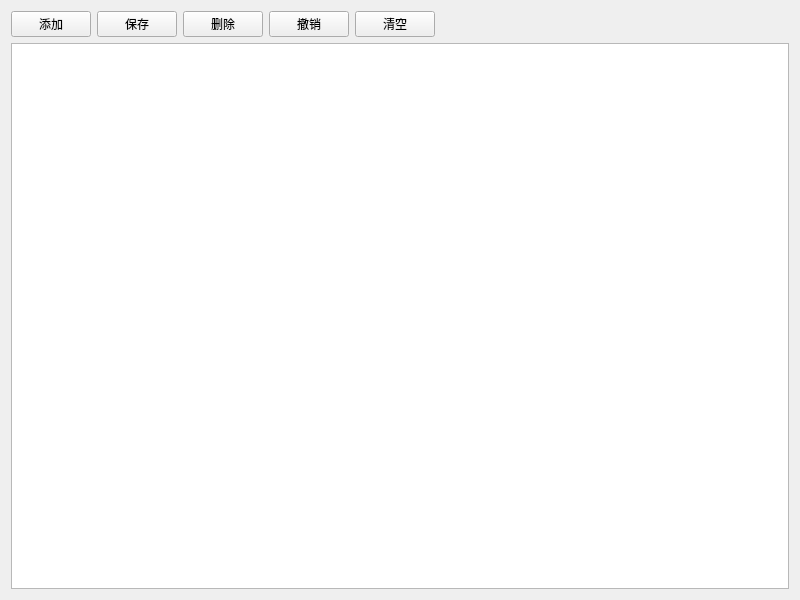
<?xml version="1.0" encoding="UTF-8"?>
<ui version="4.0">
 <class>DemarcationDelegate</class>
 <widget class="QWidget" name="DemarcationDelegate">
  <property name="geometry">
   <rect>
    <x>0</x>
    <y>0</y>
    <width>800</width>
    <height>600</height>
   </rect>
  </property>
  <property name="windowTitle">
   <string>Form</string>
  </property>
  <layout class="QVBoxLayout" name="verticalLayout">
   <item>
    <widget class="QWidget" name="widgetTop" native="true">
     <layout class="QHBoxLayout" name="horizontalLayout_4">
      <property name="leftMargin">
       <number>0</number>
      </property>
      <property name="topMargin">
       <number>0</number>
      </property>
      <property name="rightMargin">
       <number>0</number>
      </property>
      <property name="bottomMargin">
       <number>0</number>
      </property>
      <item>
       <widget class="QPushButton" name="btnAdd">
        <property name="minimumSize">
         <size>
          <width>80</width>
          <height>0</height>
         </size>
        </property>
        <property name="text">
         <string>添加</string>
        </property>
        <property name="icon">
         <iconset resource="../../other/main.qrc">
          <normaloff>:/imageTest/btn_add.png</normaloff>:/imageTest/btn_add.png</iconset>
        </property>
        <property name="iconSize">
         <size>
          <width>18</width>
          <height>18</height>
         </size>
        </property>
       </widget>
      </item>
      <item>
       <widget class="QPushButton" name="btnSave">
        <property name="minimumSize">
         <size>
          <width>80</width>
          <height>0</height>
         </size>
        </property>
        <property name="text">
         <string>保存</string>
        </property>
        <property name="icon">
         <iconset resource="../../other/main.qrc">
          <normaloff>:/imageTest/btn_ok.png</normaloff>:/imageTest/btn_ok.png</iconset>
        </property>
        <property name="iconSize">
         <size>
          <width>18</width>
          <height>18</height>
         </size>
        </property>
       </widget>
      </item>
      <item>
       <widget class="QPushButton" name="btnDelete">
        <property name="minimumSize">
         <size>
          <width>80</width>
          <height>0</height>
         </size>
        </property>
        <property name="text">
         <string>删除</string>
        </property>
        <property name="icon">
         <iconset resource="../../other/main.qrc">
          <normaloff>:/imageTest/btn_close.png</normaloff>:/imageTest/btn_close.png</iconset>
        </property>
        <property name="iconSize">
         <size>
          <width>18</width>
          <height>18</height>
         </size>
        </property>
       </widget>
      </item>
      <item>
       <widget class="QPushButton" name="btnReturn">
        <property name="minimumSize">
         <size>
          <width>80</width>
          <height>0</height>
         </size>
        </property>
        <property name="text">
         <string>撤销</string>
        </property>
        <property name="icon">
         <iconset resource="../../other/main.qrc">
          <normaloff>:/imageTest/btn_set.png</normaloff>:/imageTest/btn_set.png</iconset>
        </property>
        <property name="iconSize">
         <size>
          <width>18</width>
          <height>18</height>
         </size>
        </property>
       </widget>
      </item>
      <item>
       <widget class="QPushButton" name="btnClear">
        <property name="minimumSize">
         <size>
          <width>80</width>
          <height>0</height>
         </size>
        </property>
        <property name="text">
         <string>清空</string>
        </property>
        <property name="icon">
         <iconset resource="../../other/main.qrc">
          <normaloff>:/imageTest/btn_delete.png</normaloff>:/imageTest/btn_delete.png</iconset>
        </property>
        <property name="iconSize">
         <size>
          <width>18</width>
          <height>18</height>
         </size>
        </property>
       </widget>
      </item>
      <item>
       <spacer name="horizontalSpacer">
        <property name="orientation">
         <enum>Qt::Horizontal</enum>
        </property>
        <property name="sizeHint" stdset="0">
         <size>
          <width>40</width>
          <height>20</height>
         </size>
        </property>
       </spacer>
      </item>
     </layout>
    </widget>
   </item>
   <item>
    <widget class="QTableView" name="tableMain"/>
   </item>
  </layout>
 </widget>
 <resources>
  <include location="../../other/main.qrc"/>
 </resources>
 <connections/>
</ui>
